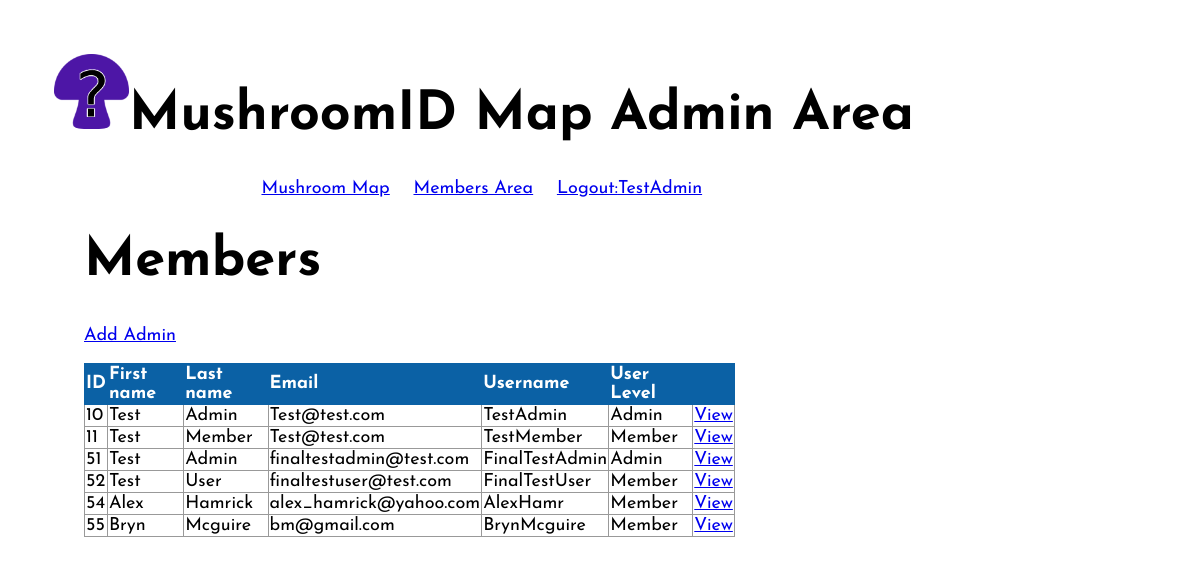
Page /public/mushroom-members/admins/index.php (signed in) on the committed database.
### tables this page shows
CREATE TABLE `user_usr` (
  `id_usr` int(11) NOT NULL,
  `first_name_usr` varchar(20) NOT NULL,
  `last_name_usr` varchar(20) NOT NULL,
  `email_usr` varchar(40) NOT NULL,
  `username_usr` varchar(40) NOT NULL,
  `hashed_password_usr` varchar(255) NOT NULL,
  `user_level_usr` varchar(1) DEFAULT NULL
);

### private/functions.php (called while the page is built, shortened)
<?php
function url_for($script_path) {
  if($script_path[0] != '/') {
    $script_path = "/" . $script_path;
  }
  return WWW_ROOT . $script_path;
}
function u($string="") {
  return urlencode($string);
}
function h($string="") {
  return htmlspecialchars($string);
}
?>

### private/initialize.php (called while the page is built, shortened)
<?php
  require_once('functions.php');
  include('classes/databaseobject.class.php');
  include('classes/admin.class.php');
  include('classes/session.class.php');
  $session = new Session;
?>

### private/classes/session.class.php (called while the page is built, shortened)
<?php
class Session {
  private $admin_id;
  private $last_login;
  public function is_logged_in() {
    return isset($this->admin_id) && $this->last_login_is_recent();
  }
  private function check_stored_login() {
    if(isset($_SESSION['admin_id'])) {
      $this->admin_id = $_SESSION['admin_id'];
      $this->username_usr = $_SESSION['username_usr'];
      $this->user_level_usr = $_SESSION['user_level_usr'];
      $this->last_login = $_SESSION['last_login'];
    }
  }
  private function last_login_is_recent() {
    if(!isset($this->last_login)) {
      return false;
    } elseif(($this->last_login + self::MAX_LOGIN_AGE) < time()) {
      return false;
    } else {
      return true;
    }
  }
}
?>

### private/classes/databaseobject.class.php (called while the page is built, shortened)
<?php
class DatabaseObject {
  static protected $database;
  static protected $table_name = "";
  static public function set_database($database) {
    self::$database = $database;
  }
  static public function find_by_sql($sql) {
      $result = self::$database->query($sql);
      $object_array = [];
      while ($record = $result->fetch(PDO::FETCH_ASSOC)) {
          $object_array[] = static::instantiate($record);
        }
      return $object_array;
  }
  static public function find_all() {
      $sql = "SELECT * FROM " . static::$table_name . "";
      return static::find_by_sql($sql);
  }
  static public function instantiate($record) {
      $object = new static;
      foreach($record as $property => $value) {
          if(property_exists($object, $property)) {
              $object->$property = $value;
          }
      }
      return $object;
  }
}
?>

### private/classes/admin.class.php (called while the page is built, shortened)
<?php
class Admin extends DatabaseObject {
  public function __construct($args=[]) {
    $this->user_level_usr = $args['user_level_usr'] ?? 'm';
  }
}
?>

### public/mushroom-members/admins/index.php (the view, shortened to what this page needs)
<?php require_once('../../../private/initialize.php'); ?>
<?php
$admins = Admin::find_all();
?>
<?php include(SHARED_PATH . '/mushroom-members-header.php'); ?>
<div id="content">
  <div class="admins listing">
    <h1>Members</h1>
    <div class="actions">
      <a class="action" href="<?php echo url_for('/mushroom-members/admins/new.php'); ?>">Add Admin</a>
    </div>
  	<table class="list">
      <tr>
        <th>ID</th>
        <th>First name</th>
        <th>Last name</th>
        <th>Email</th>
        <th>Username</th>
				<th>User Level</th>
        <th>&nbsp;</th>
      </tr>
      <?php foreach($admins as $admin) { ?>
        <tr>
          <td><?php echo h($admin->id_usr); ?></td>
          <td><?php echo h($admin->first_name_usr); ?></td>
          <td><?php echo h($admin->last_name_usr); ?></td>
          <td><?php echo h($admin->email_usr); ?></td>
          <td><?php echo h($admin->username_usr); ?></td>
          <td>
            <?php
              if($admin->user_level_usr == 'm'){
                echo 'Member';
              }else{
                echo 'Admin';
              }
            ?>
          </td>
          <td><a class="action" href="<?php echo url_for('/mushroom-members/admins/show.php?id=' . h(u($admin->id_usr))); ?>">View</a></td>
    	  </tr>
      <?php } ?>
  	</table>
  </div>
</div>
<?php include(SHARED_PATH . '/mushroom-members-footer.php'); ?>

### private/shared/mushroom-members-header.php (shortened to what this page needs)
<!DOCTYPE html>
<html lang="en">
  <head>
    <link rel="stylesheet" media="all" href="<?php echo url_for('/stylesheets/staff.css'); ?>" />
  </head>
  <body>
    <header>
      <h1><a id="title" href="<?php echo url_for('/mushroom-members/index.php'); ?>"><img class="mushroom" src="<?php echo url_for('/images/header-icon.png') ?>" alt='Mushroom logo'/>MushroomID Map <?php if($session->user_level_usr == 'a') echo "Admin"; ?><?php if($session->user_level_usr == 'm') echo "Member"; ?>  Area</a></h1>
    </header>
    <navigation>
      <ul>
        <li><a href="<?php echo url_for('mshrm-home.php'); ?>">Mushroom Map</a></li>
        <?php if($session->is_logged_in()) { ?>
        <li><a href="<?php echo url_for('/mushroom-members/index.php'); ?>">Members Area</a></li>
        <li><a href="<?php echo url_for('/mushroom-members/logout.php'); ?>">Logout:<?php echo $session->username_usr ?></a></li>
        <?php } ?>
      </ul>
    </navigation>

### public/stylesheets/staff.css (style rules this page uses)
* { box-sizing: border-box; }
body, html { height: 80%; }
html { font: 18px 'Josefin Sans', Helvetica, sans-serif; }
body { margin: 3rem; padding: 0; }
h1 { font-size: 3rem; }
#title { color: #000; text-decoration: none; }
header h1 a img.mushroom { border-radius: 30px; display: inline-block; width: 75px; }
navigation { margin: 0; padding: 0; text-align: center; width: 80%; }
navigation ul { list-style: none; margin: 0; padding: 0; width: 80%; }
navigation ul li { display: inline; margin-right: 1em; }
#content { min-height: 80%; padding: 0 30px; width: 80%; }
.actions { margin-bottom: 1em; }
table { border-collapse: collapse; vertical-align: top; }
table.list { width: 80%; }
table.list tr td { border: 1px solid #999; }
table.list tr th { background: #0b61a5; border: 1px solid #0b61a5; color: #fff; text-align: left; }

### rows in the picture
user_usr: username_usr "TestAdmin", id_usr "10", first_name_usr "Test", last_name_usr "Admin", email_usr "Test@test.com", user_level_usr "Admin"
user_usr: id_usr "11", first_name_usr "Test", last_name_usr "Member", email_usr "Test@test.com", username_usr "TestMember", user_level_usr "Member"
user_usr: id_usr "51", first_name_usr "Test", last_name_usr "Admin", email_usr "finaltestadmin@test.com", username_usr "FinalTestAdmin", user_level_usr "Admin"
user_usr: id_usr "52", first_name_usr "Test", last_name_usr "User", email_usr "finaltestuser@test.com", username_usr "FinalTestUser", user_level_usr "Member"
user_usr: id_usr "54", first_name_usr "Alex", last_name_usr "Hamrick", email_usr "alex_hamrick@yahoo.com", username_usr "AlexHamr", user_level_usr "Member"
user_usr: id_usr "55", first_name_usr "Bryn", last_name_usr "Mcguire", email_usr "bm@gmail.com", username_usr "BrynMcguire", user_level_usr "Member"
